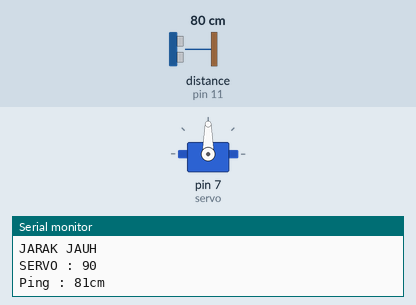
The sketch below on a simulated Arduino Uno, built with avr-gcc and run on an emulated ATmega328P. On the bench: servo, the last lines printed to the serial monitor. Inputs (shaded band) come from the test bench; at power-on: distance to the obstacle (sensor on pin 11) 80 cm. The echo pulse lasts 58.3 µs per cm.

Above: at 1.2 s.
1.3 s: distance to the obstacle (sensor on pin 11) set to 16 cm
2.8 s: distance to the obstacle (sensor on pin 11) set to 13 cm
At 3.7 s:
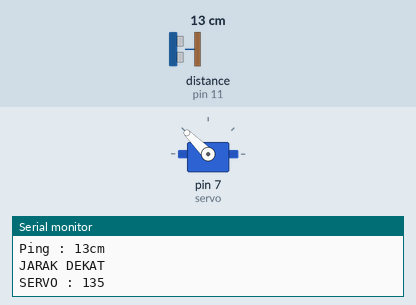
4.3 s: distance to the obstacle (sensor on pin 11) set to 18 cm
At 4.8 s:
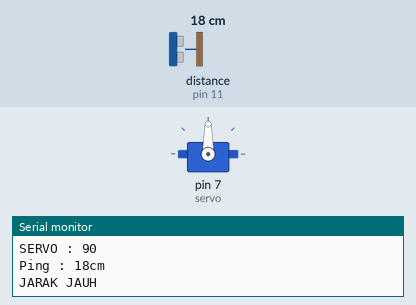
5.8 s: distance to the obstacle (sensor on pin 11) set to 2 cm
At 7.3 s:
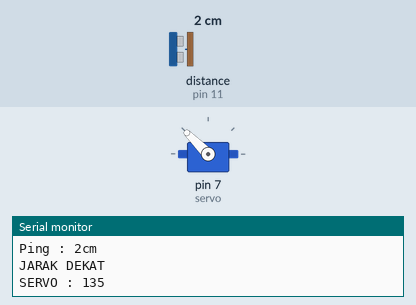
Timing chart, 0 to 8.3 s (numbered marks = the images above; inputs shaded):
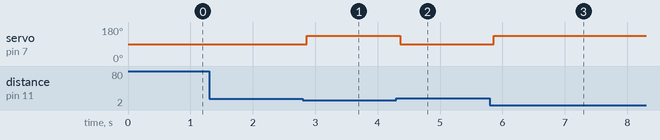

The sketch:

Ultrasonik_Servo.ino
```cpp
#include <NewPing.h>
#include <Servo.h>

#define trig      12
#define echo      11
#define maksimal  200

//SERVO
#define servo 7

NewPing jarak(trig, echo, maksimal);

//PENGENALAN SERVO
Servo myservo;

void setup() {
  Serial.begin(9600);

  //SERVO
  myservo.attach(servo);

}

void loop() {
  Serial.print("Ping : ");
  Serial.print (jarak.ping_cm());
  Serial.println("cm");

  if(jarak.ping_cm() > 0){
    if(jarak.ping_cm() < 15){
      Serial.println("JARAK DEKAT");
      Serial.println("SERVO : 135");
      myservo.write(135);
    }else{
      Serial.println("JARAK JAUH");
      Serial.println("SERVO : 90");
      myservo.write(90);
    }
  }
}
```

Measured:
- the behaviour switches between 15 and 14 cm on distance to the obstacle (sensor on pin 11) (found by bisection; images 0 and 1)
- after the input at 2.8 s, servo on pin 7 (servo): 90° → 135° after 0.06 s
- after the input at 4.3 s, servo on pin 7 (servo): 135° → 90° after 0.06 s
- after the input at 5.8 s, servo on pin 7 (servo): 90° → 135° after 0.06 s
